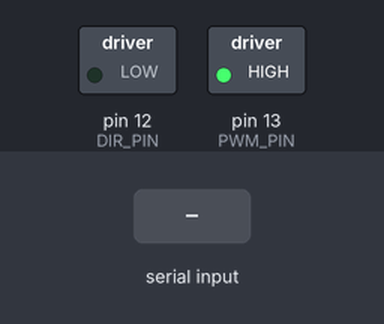
Bench run of a sketch on a simulated Arduino Uno, built with avr-gcc and run on an emulated ATmega328P. Shown: switched loads named in the sketch (green lamp = pin HIGH). The test bench sets the inputs (shaded band).

Above: at 1.2 s.
1.3 s: "90,45\n" received over Serial
At 1.8 s:
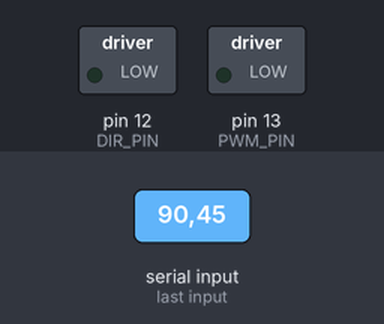
2.8 s: "200\n" received over Serial
At 4.0 s:
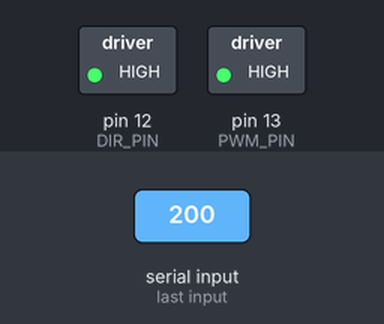
4.3 s: "30,150\n" received over Serial
At 5.3 s:
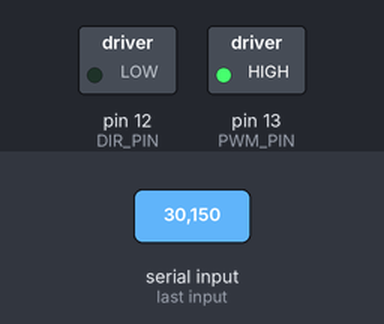
5.8 s: "90\n" received over Serial
At 6.3 s:
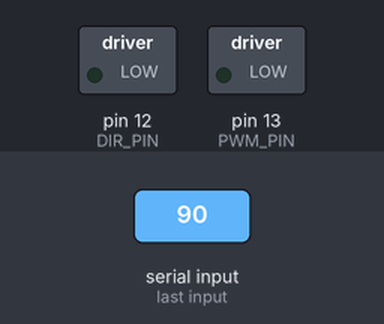
Timing chart, 0 to 8.3 s (numbered marks = the images above; inputs shaded):
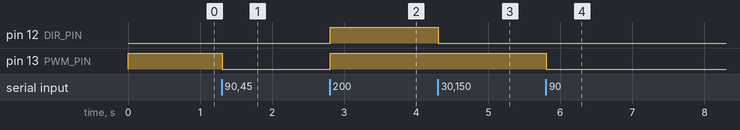

Measured:
- after the input at 1.3 s, pin 13 (PWM_PIN): HIGH → LOW at once
- after the input at 2.8 s, pin 12 (DIR_PIN), pin 13 (PWM_PIN): LOW → HIGH at once
- after the input at 4.3 s, pin 12 (DIR_PIN): HIGH → LOW at once
- after the input at 5.8 s, pin 13 (PWM_PIN): HIGH → LOW at once

The sketch:

motorDriver2.ino
```cpp
// Cytron MDD10A motor driver
// To operator DC Motor using serial input

#define PWM_PIN 13
#define DIR_PIN 12

int value = 0;

void setup()
{
    pinMode(PWM_PIN, OUTPUT);
    pinMode(DIR_PIN, OUTPUT);
    Serial.begin(9600);
}

void loop()
{
    if (Serial.available())
    {
        String input = Serial.readStringUntil('\n');
        value = input.toInt();
        value = max(0, min(255, value));
    }

    if (value > 127)
    {
        digitalWrite(DIR_PIN, HIGH);
        analogWrite(PWM_PIN, map(value, 128, 255, 1, 255));
    }
    else
    {
        digitalWrite(DIR_PIN, LOW);
        analogWrite(PWM_PIN, map(value, 0, 127, 255, 0));
    }
}
```
